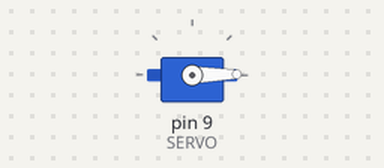
The sketch below on a simulated Arduino Uno, built with avr-gcc and run on an emulated ATmega328P. Parts: servo.

Above: at 0.05 s.
At 2.65 s:
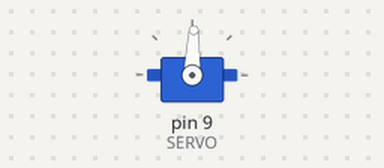
At 5.25 s:
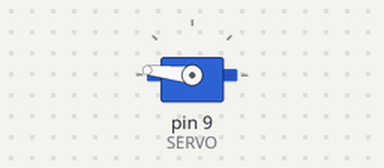
At 10.45 s:
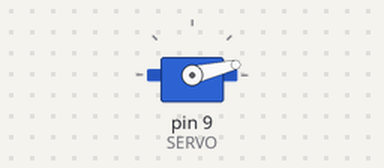
Timing chart, 0 to 14.1 s (numbered marks = the images above):
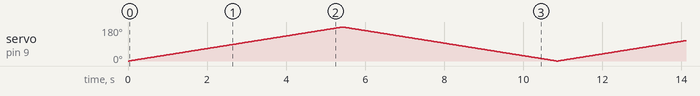

The sketch:

ServoMotor.ino
```cpp
#include <Servo.h>
#define SERVO 9

Servo s;
int pos;

void setup() {
  s.attach(SERVO);
  Serial.begin(9600);
  s.write(0); // servo motocomeca em 0 graus
}

void loop() {
  for(pos = 0; pos < 180; pos++){
    s.write(pos); //dentro do objeto s, escreva pos
    delay(30);
  }
    for(pos = 180; pos >= 0; pos--){
    s.write(pos);
    delay(30);
    }
}
```
